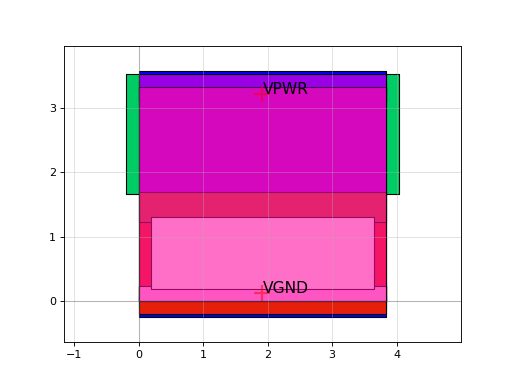

Write Python code to recreate this figure.
import sky130

c = sky130.components.sky130_fd_sc_hs__decap_8()
c.plot()
